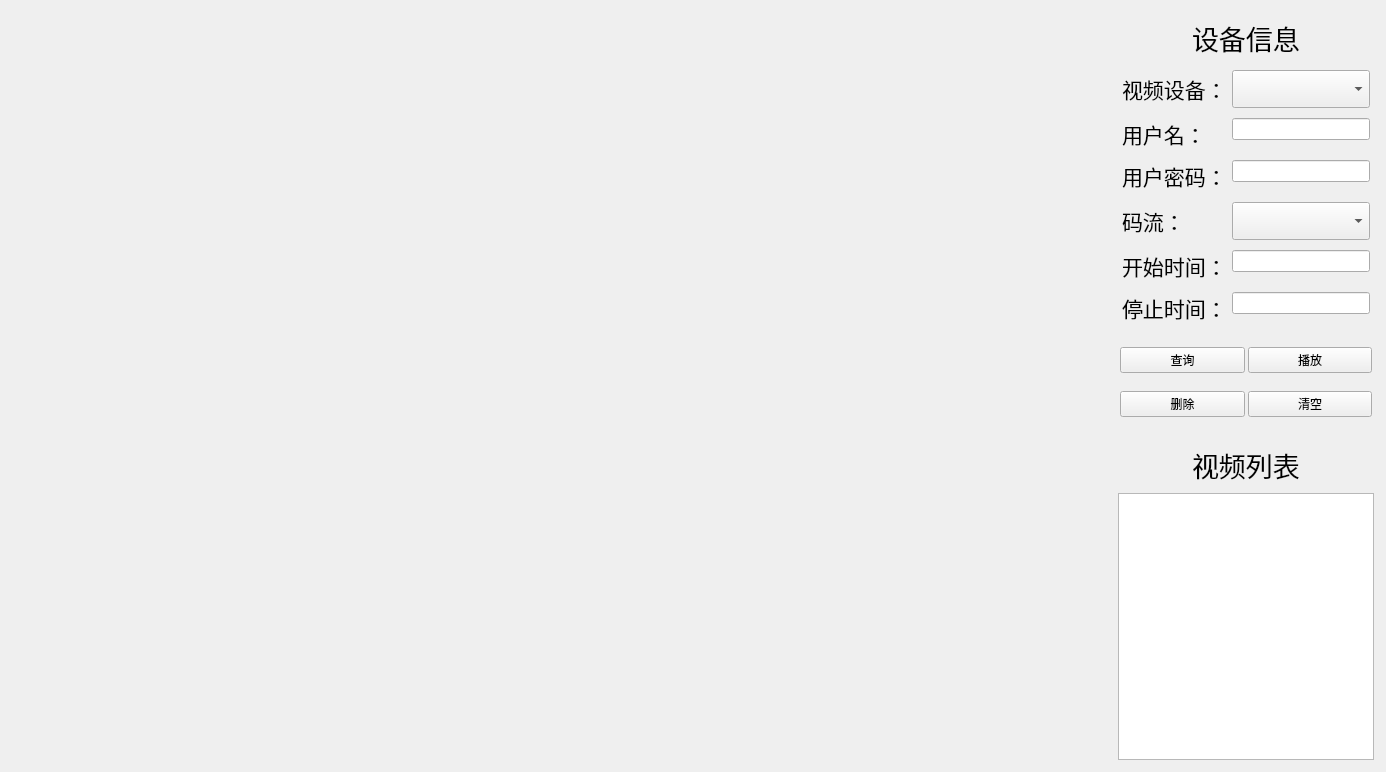
     <widget class="QWidget" name="page_2">
      <layout class="QHBoxLayout" name="horizontalLayout_6">
       <item>
        <widget class="QWidget" name="widget_12" native="true">
         <property name="minimumSize">
          <size>
           <width>1100</width>
           <height>750</height>
          </size>
         </property>
         <layout class="QVBoxLayout" name="verticalLayout_9" stretch="7,1">
          <property name="spacing">
           <number>0</number>
          </property>
          <property name="leftMargin">
           <number>0</number>
          </property>
          <property name="topMargin">
           <number>0</number>
          </property>
          <property name="rightMargin">
           <number>0</number>
          </property>
          <property name="bottomMargin">
           <number>0</number>
          </property>
          <item>
           <widget class="QWidget" name="widget_5" native="true">
            <layout class="QGridLayout" name="gridLayout" rowstretch="0" columnstretch="0">
             <property name="leftMargin">
              <number>5</number>
             </property>
             <property name="topMargin">
              <number>5</number>
             </property>
             <property name="rightMargin">
              <number>5</number>
             </property>
             <property name="bottomMargin">
              <number>3</number>
             </property>
             <property name="spacing">
              <number>3</number>
             </property>
             <item row="0" column="0">
              <widget class="VideoWidget" name="p2_videoCallBckPlay"/>
             </item>
            </layout>
           </widget>
          </item>
          <item>
           <widget class="QWidget" name="widget_8" native="true">
            <layout class="QVBoxLayout" name="verticalLayout_7">
             <property name="spacing">
              <number>0</number>
             </property>
             <property name="leftMargin">
              <number>0</number>
             </property>
             <property name="topMargin">
              <number>0</number>
             </property>
             <property name="rightMargin">
              <number>0</number>
             </property>
             <property name="bottomMargin">
              <number>0</number>
             </property>
             <item>
              <widget class="TimeLine" name="p2_videoTimeLine"/>
             </item>
            </layout>
           </widget>
          </item>
         </layout>
        </widget>
       </item>
       <item>
        <widget class="QWidget" name="widget_7" native="true">
         <layout class="QVBoxLayout" name="verticalLayout_6" stretch="1,4,2,6">
          <property name="spacing">
           <number>0</number>
          </property>
          <property name="leftMargin">
           <number>0</number>
          </property>
          <property name="topMargin">
           <number>0</number>
          </property>
          <property name="rightMargin">
           <number>0</number>
          </property>
          <property name="bottomMargin">
           <number>0</number>
          </property>
          <item>
           <widget class="QWidget" name="widget_4" native="true">
            <layout class="QHBoxLayout" name="horizontalLayout_4">
             <property name="spacing">
              <number>2</number>
             </property>
             <property name="leftMargin">
              <number>3</number>
             </property>
             <property name="topMargin">
              <number>3</number>
             </property>
             <property name="rightMargin">
              <number>3</number>
             </property>
             <property name="bottomMargin">
              <number>3</number>
             </property>
             <item>
              <spacer name="horizontalSpacer_2">
               <property name="orientation">
                <enum>Qt::Horizontal</enum>
               </property>
               <property name="sizeHint" stdset="0">
                <size>
                 <width>40</width>
                 <height>20</height>
                </size>
               </property>
              </spacer>
             </item>
             <item>
              <widget class="QLabel" name="label_3">
               <property name="font">
                <font>
                 <family>宋体</family>
                 <pointsize>20</pointsize>
                </font>
               </property>
               <property name="layoutDirection">
                <enum>Qt::RightToLeft</enum>
               </property>
               <property name="text">
                <string>设备信息</string>
               </property>
              </widget>
             </item>
             <item>
              <spacer name="horizontalSpacer_3">
               <property name="orientation">
                <enum>Qt::Horizontal</enum>
               </property>
               <property name="sizeHint" stdset="0">
                <size>
                 <width>40</width>
                 <height>20</height>
                </size>
               </property>
              </spacer>
             </item>
            </layout>
           </widget>
          </item>
          <item>
           <widget class="QWidget" name="widget_6" native="true">
            <layout class="QFormLayout" name="formLayout">
             <property name="horizontalSpacing">
              <number>5</number>
             </property>
             <property name="verticalSpacing">
              <number>10</number>
             </property>
             <property name="leftMargin">
              <number>5</number>
             </property>
             <property name="topMargin">
              <number>5</number>
             </property>
             <property name="rightMargin">
              <number>5</number>
             </property>
             <property name="bottomMargin">
              <number>5</number>
             </property>
             <item row="0" column="0">
              <widget class="QLabel" name="label_8">
               <property name="font">
                <font>
                 <family>宋体</family>
                 <pointsize>16</pointsize>
                </font>
               </property>
               <property name="text">
                <string>视频设备：</string>
               </property>
              </widget>
             </item>
             <item row="0" column="1">
              <widget class="QComboBox" name="p2_VideoListCombox">
               <property name="font">
                <font>
                 <family>宋体</family>
                 <pointsize>16</pointsize>
                </font>
               </property>
              </widget>
             </item>
             <item row="1" column="0">
              <widget class="QLabel" name="label_9">
               <property name="font">
                <font>
                 <family>宋体</family>
                 <pointsize>16</pointsize>
                </font>
               </property>
               <property name="text">
                <string>用户名：</string>
               </property>
              </widget>
             </item>
             <item row="2" column="0">
              <widget class="QLabel" name="label_10">
               <property name="font">
                <font>
                 <family>宋体</family>
                 <pointsize>16</pointsize>
                </font>
               </property>
               <property name="text">
                <string>用户密码：</string>
               </property>
              </widget>
             </item>
             <item row="3" column="0">
              <widget class="QLabel" name="label_11">
               <property name="font">
                <font>
                 <family>宋体</family>
                 <pointsize>16</pointsize>
                </font>
               </property>
               <property name="text">
                <string>码流：</string>
               </property>
              </widget>
             </item>
             <item row="3" column="1">
              <widget class="QComboBox" name="p2_StreamCode">
               <property name="font">
                <font>
                 <family>宋体</family>
                 <pointsize>16</pointsize>
                </font>
               </property>
              </widget>
             </item>
             <item row="4" column="0">
              <widget class="QLabel" name="label_12">
               <property name="font">
                <font>
                 <family>宋体</family>
                 <pointsize>16</pointsize>
                </font>
               </property>
               <property name="text">
                <string>开始时间：</string>
               </property>
              </widget>
             </item>
             <item row="5" column="0">
              <widget class="QLabel" name="label_13">
               <property name="font">
                <font>
                 <family>宋体</family>
                 <pointsize>16</pointsize>
                </font>
               </property>
               <property name="text">
                <string>停止时间：</string>
               </property>
              </widget>
             </item>
             <item row="1" column="1">
              <widget class="QLineEdit" name="p2_UserName"/>
             </item>
             <item row="2" column="1">
              <widget class="QLineEdit" name="p2_Password">
               <property name="focusPolicy">
                <enum>Qt::WheelFocus</enum>
               </property>
               <property name="echoMode">
                <enum>QLineEdit::Password</enum>
               </property>
              </widget>
             </item>
             <item row="4" column="1">
              <widget class="QLineEdit" name="p2_StartTime"/>
             </item>
             <item row="5" column="1">
              <widget class="QLineEdit" name="p2_EndTime"/>
             </item>
            </layout>
           </widget>
          </item>
          <item>
           <widget class="QWidget" name="widget_9" native="true">
            <layout class="QGridLayout" name="gridLayout_2" columnstretch="1,1" columnminimumwidth="1,1">
             <property name="leftMargin">
              <number>3</number>
             </property>
             <property name="topMargin">
              <number>3</number>
             </property>
             <property name="rightMargin">
              <number>3</number>
             </property>
             <property name="bottomMargin">
              <number>3</number>
             </property>
             <property name="spacing">
              <number>3</number>
             </property>
             <item row="0" column="0">
              <widget class="QPushButton" name="p2_pbtFind">
               <property name="text">
                <string>查询</string>
               </property>
              </widget>
             </item>
             <item row="2" column="0">
              <widget class="QPushButton" name="p2_pbtDelete">
               <property name="text">
                <string>删除</string>
               </property>
              </widget>
             </item>
             <item row="2" column="1">
              <widget class="QPushButton" name="p2_pbtClear">
               <property name="text">
                <string>清空</string>
               </property>
              </widget>
             </item>
             <item row="0" column="1">
              <widget class="QPushButton" name="p2_pbtPlay">
               <property name="text">
                <string>播放</string>
               </property>
              </widget>
             </item>
            </layout>
           </widget>
          </item>
          <item>
           <widget class="QWidget" name="widget_10" native="true">
            <layout class="QVBoxLayout" name="verticalLayout_8" stretch="1,5">
             <property name="spacing">
              <number>1</number>
             </property>
             <property name="leftMargin">
              <number>1</number>
             </property>
             <property name="topMargin">
              <number>1</number>
             </property>
             <property name="rightMargin">
              <number>1</number>
             </property>
             <property name="bottomMargin">
              <number>1</number>
             </property>
             <item>
              <widget class="QWidget" name="widget_11" native="true">
               <layout class="QHBoxLayout" name="horizontalLayout_5">
                <property name="spacing">
                 <number>0</number>
                </property>
                <property name="leftMargin">
                 <number>0</number>
                </property>
                <property name="topMargin">
                 <number>0</number>
                </property>
                <property name="rightMargin">
                 <number>0</number>
                </property>
                <property name="bottomMargin">
                 <number>0</number>
                </property>
                <item>
                 <spacer name="horizontalSpacer_4">
                  <property name="orientation">
                   <enum>Qt::Horizontal</enum>
                  </property>
                  <property name="sizeHint" stdset="0">
                   <size>
                    <width>40</width>
                    <height>20</height>
                   </size>
                  </property>
                 </spacer>
                </item>
                <item>
                 <widget class="QLabel" name="label_5">
                  <property name="font">
                   <font>
                    <family>宋体</family>
                    <pointsize>20</pointsize>
                   </font>
                  </property>
                  <property name="text">
                   <string>视频列表</string>
                  </property>
                 </widget>
                </item>
                <item>
                 <spacer name="horizontalSpacer_5">
                  <property name="orientation">
                   <enum>Qt::Horizontal</enum>
                  </property>
                  <property name="sizeHint" stdset="0">
                   <size>
                    <width>40</width>
                    <height>20</height>
                   </size>
                  </property>
                 </spacer>
                </item>
               </layout>
              </widget>
             </item>
             <item>
              <widget class="QListView" name="p2_VideoListView"/>
             </item>
            </layout>
           </widget>
          </item>
         </layout>
        </widget>
       </item>
      </layout>
     </widget>
